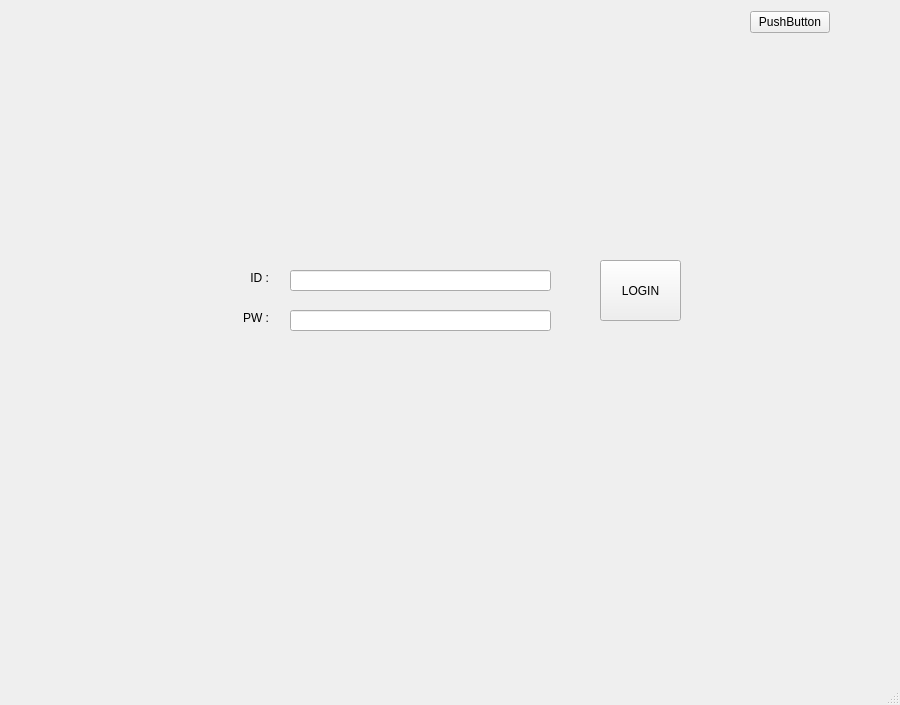
<?xml version="1.0" encoding="UTF-8"?>
<ui version="4.0">
 <class>MainWindow</class>
 <widget class="QMainWindow" name="MainWindow">
  <property name="geometry">
   <rect>
    <x>0</x>
    <y>0</y>
    <width>900</width>
    <height>705</height>
   </rect>
  </property>
  <property name="windowTitle">
   <string>MainWindow</string>
  </property>
  <widget class="QWidget" name="centralwidget">
   <widget class="QWidget" name="widget" native="true">
    <property name="geometry">
     <rect>
      <x>180</x>
      <y>230</y>
      <width>551</width>
      <height>141</height>
     </rect>
    </property>
    <widget class="QLineEdit" name="password">
     <property name="geometry">
      <rect>
       <x>110</x>
       <y>80</y>
       <width>261</width>
       <height>21</height>
      </rect>
     </property>
    </widget>
    <widget class="QLabel" name="label">
     <property name="geometry">
      <rect>
       <x>40</x>
       <y>40</y>
       <width>49</width>
       <height>16</height>
      </rect>
     </property>
     <property name="text">
      <string>ID :</string>
     </property>
     <property name="alignment">
      <set>Qt::AlignmentFlag::AlignRight|Qt::AlignmentFlag::AlignTrailing|Qt::AlignmentFlag::AlignVCenter</set>
     </property>
    </widget>
    <widget class="QLineEdit" name="login">
     <property name="geometry">
      <rect>
       <x>110</x>
       <y>40</y>
       <width>261</width>
       <height>21</height>
      </rect>
     </property>
    </widget>
    <widget class="QLabel" name="label_2">
     <property name="geometry">
      <rect>
       <x>40</x>
       <y>80</y>
       <width>49</width>
       <height>16</height>
      </rect>
     </property>
     <property name="text">
      <string>PW :</string>
     </property>
     <property name="alignment">
      <set>Qt::AlignmentFlag::AlignRight|Qt::AlignmentFlag::AlignTrailing|Qt::AlignmentFlag::AlignVCenter</set>
     </property>
    </widget>
    <widget class="QPushButton" name="btn_login">
     <property name="geometry">
      <rect>
       <x>420</x>
       <y>30</y>
       <width>81</width>
       <height>61</height>
      </rect>
     </property>
     <property name="styleSheet">
      <string notr="true">border-image:url(&quot;/picture/LOOKBACK.jpg&quot;);</string>
     </property>
     <property name="text">
      <string>LOGIN</string>
     </property>
    </widget>
   </widget>
   <widget class="QWidget" name="layoutWidget">
    <property name="geometry">
     <rect>
      <x>9</x>
      <y>9</y>
      <width>821</width>
      <height>26</height>
     </rect>
    </property>
    <layout class="QHBoxLayout" name="horizontalLayout">
     <item>
      <spacer name="horizontalSpacer">
       <property name="orientation">
        <enum>Qt::Orientation::Horizontal</enum>
       </property>
       <property name="sizeHint" stdset="0">
        <size>
         <width>40</width>
         <height>20</height>
        </size>
       </property>
      </spacer>
     </item>
     <item>
      <widget class="QPushButton" name="btn_exit">
       <property name="text">
        <string>PushButton</string>
       </property>
      </widget>
     </item>
    </layout>
   </widget>
  </widget>
  <widget class="QMenuBar" name="menubar">
   <property name="geometry">
    <rect>
     <x>0</x>
     <y>0</y>
     <width>900</width>
     <height>22</height>
    </rect>
   </property>
  </widget>
  <widget class="QStatusBar" name="statusbar"/>
 </widget>
 <resources/>
 <connections/>
</ui>
